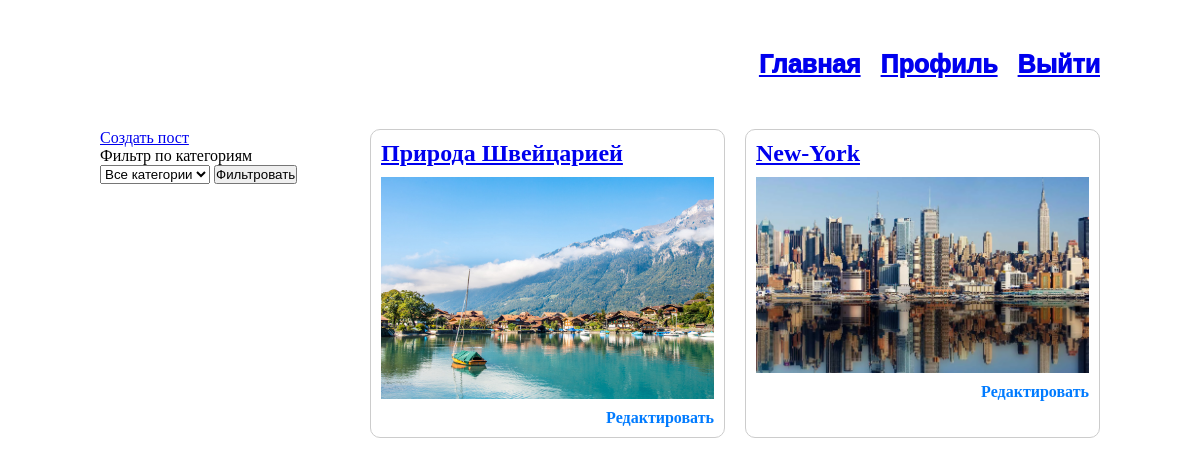
/ (signed in), run on the app's committed database.
### main/models.py (models this page shows, shortened)
class Category(models.Model):
    category = models.CharField(max_length=25, unique=True)
    def __str__(self):
        return self.category

class Post(models.Model):
    title = models.CharField(max_length=200)
    image = models.ImageField(upload_to='images/')
    content = models.TextField()
    author = models.ForeignKey(settings.AUTH_USER_MODEL, on_delete=models.CASCADE)
    created_data = models.DateTimeField(auto_now_add=True)
    category = models.ForeignKey(Category, on_delete=models.CASCADE,related_name='posts')

### main/views.py (the view)
# urls.py: path('', views.index, name='home_page'),
def index(request):
    posts = Post.objects.all()
    form = PostFillerForms(request.GET)
    if form.is_valid() and form.cleaned_data['category']:
        posts = posts.filter(category=form.cleaned_data['category'])
    print(form.errors)  # Проверим, нет ли ошибок
    print(form.cleaned_data)  # Какие данные приходят?
    return render(request, 'main/home_page.html', {'posts': posts, 'form':form})

### main/forms.py
class PostFillerForms(forms.ModelForm):
    category = forms.ModelChoiceField(
        queryset=Category.objects.all(),
        required=False,
        empty_label='Все категории'
    )
    class Meta:
        model = Post
        fields = ['category']
    def __init__(self, *args, **kwargs):
        super().__init__(*args, **kwargs)
        self.fields['category'].queryset = Category.objects.all()

### main/templates/main/home_page.html (shortened to what this page needs)
{% extends 'base/base.html' %}
{% load static %}
{% block link %}
    <link rel="stylesheet" href="{% static 'main/home_page.css' %}">
{% endblock %}
{% block content %}
<div class="home_page-content-wrapper">
    <div class="home_page-sidebar">
        <div class="home_page-created-btn">
            <a href="{% url 'create_page' %}">Создать пост</a>
         </div>
        <p>Фильтр по категориям</p>
        <form method="GET">
            {{ form.category }}
            <button type="submit">Фильтровать</button>
        </form>
    </div>
    <div class="home_page-posts-grid">
        {% for post in posts %}
            <div class="home_page-post">
                <a href="{% url 'detail_page' post.id %}" class="home_page-post-title"><h2>{{ post.title }}</h2></a>
                <img src="{{ post.image.url }}" class="home_page-post-image" alt="">
                {% if request.user == post.author %}
                    <a href="{% url 'edit_page' post.id %}" class="home_page-post-edit">Редактировать</a>
                {% endif %}
            </div>
        {% endfor %}
    </div>
</div>
{% endblock %}

### base/static/base/base.css (style rules this page uses)
* { padding: 0px; margin: 0px; }

### main/static/main/home_page.css (style rules this page uses)
.home_page-content-wrapper { display: grid; grid-template-columns: 250px 1fr; gap: 20px; margin-top: 50px; }
.home_page-posts-grid { display: grid; grid-template-columns: repeat(2, 1fr); gap: 20px; }
.home_page-post { display: flex; flex-direction: column; gap: 10px; border: 1px solid #ccc; padding: 10px; border-radius: 10px; position: relative; }
.home_page-post-edit { align-self: flex-end; text-decoration: none; color: #007bff; font-weight: bold; }
.home_page-post img { width: 100%; height: auto; }

### data on the page
Category: category "Все категории"
Post: title "Природа Швейцарией", image (picture), shows "Редактировать"
Post: title "New-York", image (picture), shows "Редактировать"
